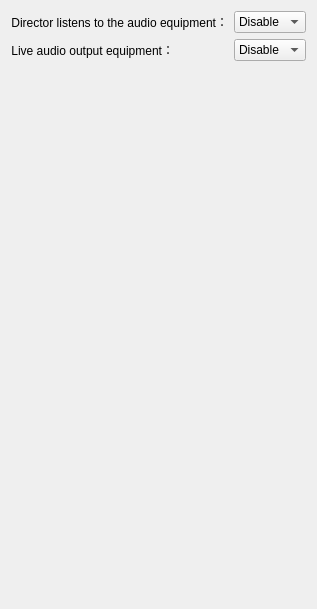
        <widget class="QWidget" name="page_4">
         <layout class="QGridLayout" name="gridLayout_9">
          <item row="0" column="0">
           <layout class="QGridLayout" name="gridLayout_8">
            <item row="1" column="1">
             <widget class="QComboBox" name="m_pCombAudioOutputDevices">
              <item>
               <property name="text">
                <string>Disable</string>
               </property>
              </item>
              <item>
               <property name="text">
                <string>Default</string>
               </property>
              </item>
             </widget>
            </item>
            <item row="0" column="0">
             <widget class="QLabel" name="label_34">
              <property name="sizePolicy">
               <sizepolicy hsizetype="Fixed" vsizetype="Preferred">
                <horstretch>0</horstretch>
                <verstretch>0</verstretch>
               </sizepolicy>
              </property>
              <property name="text">
               <string>Director listens to the audio equipment：</string>
              </property>
              <property name="alignment">
               <set>Qt::AlignRight|Qt::AlignTrailing|Qt::AlignVCenter</set>
              </property>
             </widget>
            </item>
            <item row="0" column="1">
             <widget class="QComboBox" name="m_pCombDirectorListenDevices">
              <item>
               <property name="text">
                <string>Disable</string>
               </property>
              </item>
              <item>
               <property name="text">
                <string>Default</string>
               </property>
              </item>
             </widget>
            </item>
            <item row="1" column="0">
             <widget class="QLabel" name="label_35">
              <property name="sizePolicy">
               <sizepolicy hsizetype="Fixed" vsizetype="Preferred">
                <horstretch>0</horstretch>
                <verstretch>0</verstretch>
               </sizepolicy>
              </property>
              <property name="text">
               <string>Live audio output equipment：</string>
              </property>
              <property name="alignment">
               <set>Qt::AlignRight|Qt::AlignTrailing|Qt::AlignVCenter</set>
              </property>
             </widget>
            </item>
           </layout>
          </item>
          <item row="1" column="0">
           <spacer name="verticalSpacer_6">
            <property name="orientation">
             <enum>Qt::Vertical</enum>
            </property>
            <property name="sizeHint" stdset="0">
             <size>
              <width>20</width>
              <height>537</height>
             </size>
            </property>
           </spacer>
          </item>
         </layout>
        </widget>
